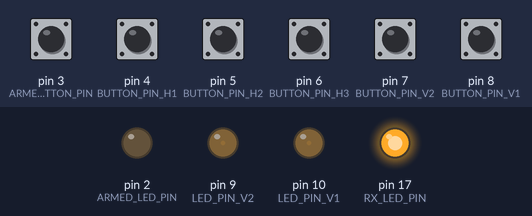
Recording of a sketch running on a simulated Arduino Leonardo, built with avr-gcc and run on an emulated ATmega32U4. On the bench: output pins drawn as LEDs (lit = HIGH). The inputs (shaded band) are chosen by the test bench; at power-on: pin 3 (ARMED_BUTTON_PIN), pin 4 (BUTTON_PIN_H1), pin 5 (BUTTON_PIN_H2), pin 6 (BUTTON_PIN_H3), pin 7 (BUTTON_PIN_V2), pin 8 (BUTTON_PIN_V1) HIGH.

Above: at 3.2 s.
3.3 s: pin 3 (ARMED_BUTTON_PIN) pulled LOW for 0.15 s
At 3.37 s:
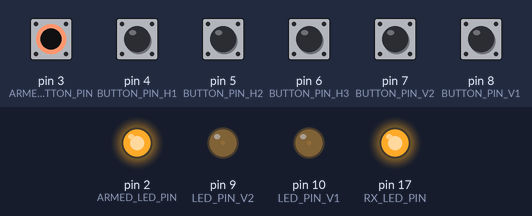
Timing chart, 0 to 6.3 s (numbered marks = the images above; inputs shaded):
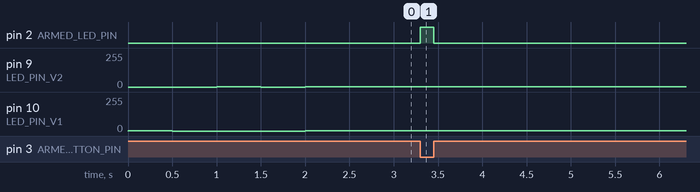

Measured:
- after the input at 3.3 s, pin 2 (ARMED_LED_PIN): LOW → HIGH at once, → LOW 0.15 s later

The sketch:

star-wars-macro-keyboard.ino
```cpp
#include "Keyboard.h"

// Key definitions
#define BUTTON_KEY_H1 KEY_PAGE_UP
#define BUTTON_KEY_H2 KEY_DELETE
#define BUTTON_KEY_H3 KEY_PAGE_DOWN
#define BUTTON_KEY_V1 KEY_F4
#define BUTTON_KEY_V2 KEY_F13

// Pin definitions
#define BUTTON_PIN_H1 4
#define BUTTON_PIN_H2 5
#define BUTTON_PIN_H3 6
#define BUTTON_PIN_V1 8
#define BUTTON_PIN_V2 7

#define ARMED_BUTTON_PIN 3
#define ARMED_LED_PIN 2

#define LED_PIN_V1 10
#define LED_PIN_V2 9

#define RX_LED_PIN 17


// Button helper class for handling press/release and debouncing
class Button {
  public:

  Button(uint8_t k, uint8_t p) : _key(k), _pin(p){}

  void setup() {
    pinMode(_pin, INPUT_PULLUP);
  }

  void update(){
    boolean isNowPressed = _isPressed();

    // Do nothing within the debounce time frame.
    if(isNowPressed == _isLastPressed || (millis() - _lastPressedTimeMsec <= _debounceTimeMsec)){
      return;
    }

    _lastPressedTimeMsec = millis();

    isNowPressed ? Keyboard.press(_key) : Keyboard.release(_key);
    _isLastPressed = isNowPressed;
  }

  private:

  const char _key;
  const uint8_t _pin;
  const long _debounceTimeMsec = 30;
  unsigned long _lastPressedTimeMsec;
  boolean _isLastPressed = 0;

  boolean _isPressed() {
    return digitalRead(_pin) == LOW;
  }
} ;

// Assign keys to buttons.
Button buttons[] = {
  {BUTTON_KEY_H1, BUTTON_PIN_H1},
  {BUTTON_KEY_H2, BUTTON_PIN_H2},
  {BUTTON_KEY_H3, BUTTON_PIN_H3},
  {BUTTON_KEY_V1, BUTTON_PIN_V1},
  {BUTTON_KEY_V2, BUTTON_PIN_V2}
};

const uint8_t buttonCount = sizeof(buttons) / sizeof(Button);

void setup() {
  // Turn RX LED off (active low).
  pinMode(RX_LED_PIN, OUTPUT);
  digitalWrite(RX_LED_PIN, HIGH);

  // Turn TX LED off. See: https://www.electronicsweekly.com/blogs/engineer-in-wonderland/arduino-micro-direct-access-board-leds-2017-08/
  TXLED0;

  // Initialize LEDs.
  pinMode(ARMED_LED_PIN, OUTPUT);
  turnLedOff(ARMED_LED_PIN);

  pinMode(LED_PIN_V1, OUTPUT);
  pinMode(LED_PIN_V2, OUTPUT);

  playSetupAnimation();

  turnLedFadedOn(LED_PIN_V1);
  turnLedFadedOn(LED_PIN_V2);

  // Initialize buttons.
  pinMode(ARMED_BUTTON_PIN, INPUT_PULLUP);

  for(int i = 0; i < buttonCount; i++){
    buttons[i].setup();
  }
}

void loop() {
  // Safety check: don't do anything if the ARMED_BUTTON_PIN is not connected to GND.
  if(!isButtonPressed(ARMED_BUTTON_PIN)) {
    turnLedOff(ARMED_LED_PIN);
    return;
  }

  turnLedOn(ARMED_LED_PIN);

  for(int i = 0; i < buttonCount; i++){
    buttons[i].update();
  }
}

void playSetupAnimation() {
  unsigned long delayMsec = 500;

  turnLedFadedOn(LED_PIN_V1);
  delay(delayMsec);
  turnLedOff(LED_PIN_V1);
  delay(delayMsec);
  turnLedFadedOn(LED_PIN_V2);
  delay(delayMsec);
  turnLedOff(LED_PIN_V2);
  delay(delayMsec);
}

void turnLedOn(uint8_t ledPin) {
  digitalWrite(ledPin, HIGH);
}

void turnLedOff(uint8_t ledPin) {
  digitalWrite(ledPin, LOW);
}

void turnLedFadedOn(uint8_t ledPin) {
  analogWrite(ledPin, 1);
}

boolean isButtonPressed(uint8_t buttonPin) {
  return digitalRead(buttonPin) == LOW;
}
```
